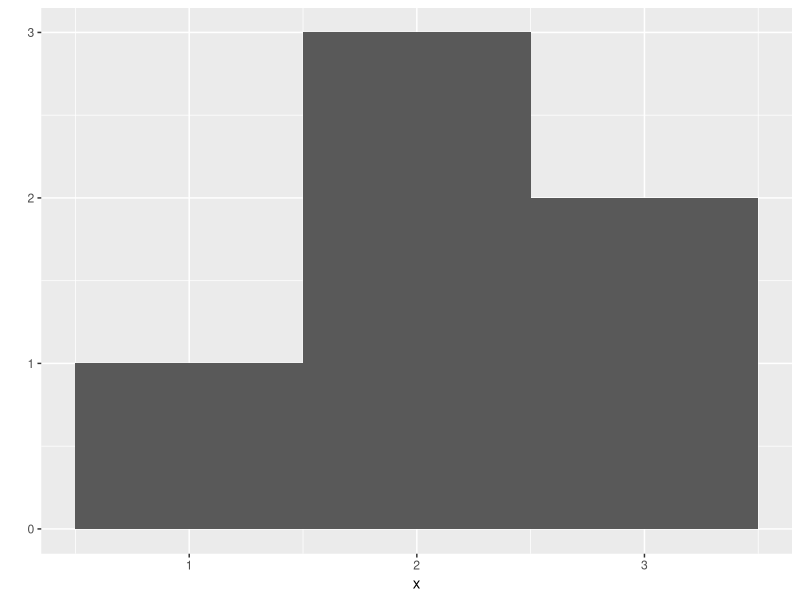
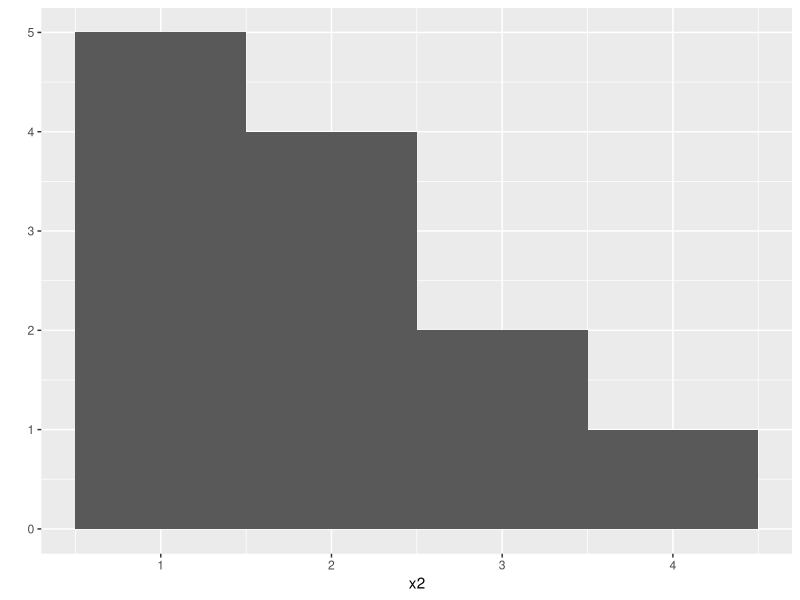
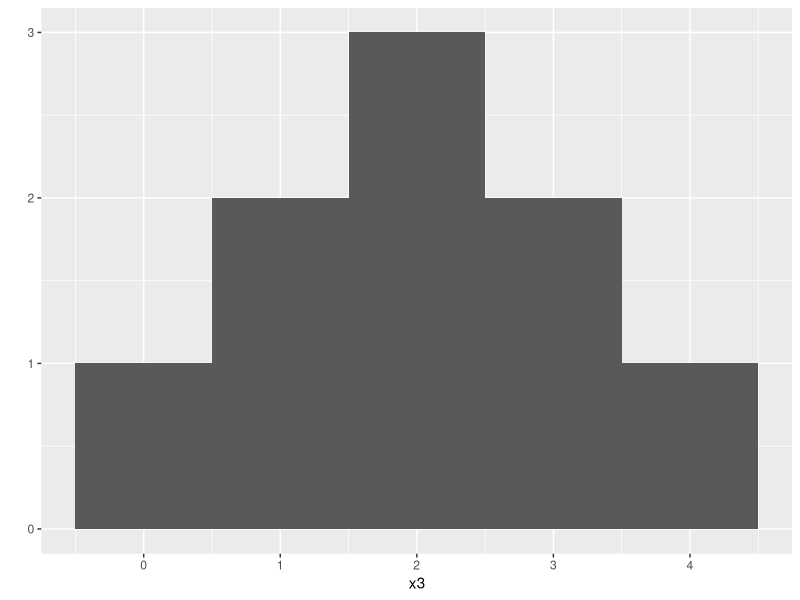

Reproduce these figures in R, in order. (Note: this script raises an error after producing the figures.)
library("ggplot2")

x <- c(1, 2, 2, 2, 3, 3)
qplot(x, binwidth = 1)

x2 <- c(1, 1, 1, 1, 1, 2, 2, 2, 2, 3, 3, 4)
qplot(x2, binwidth = 1)

x3 <- c(0, 1, 1, 2, 2, 2, 3, 3, 4)
qplot(x3, binwidth = 1)

replicate(3, 1 + 1)

replicate(10, roll())

## We expect after 10,000 rolls of two dice that the qplot function will produce a fairly symmetrical histogram.
rolls <- replicate(10000, roll())
qplot(rolls, binwidth = 1)